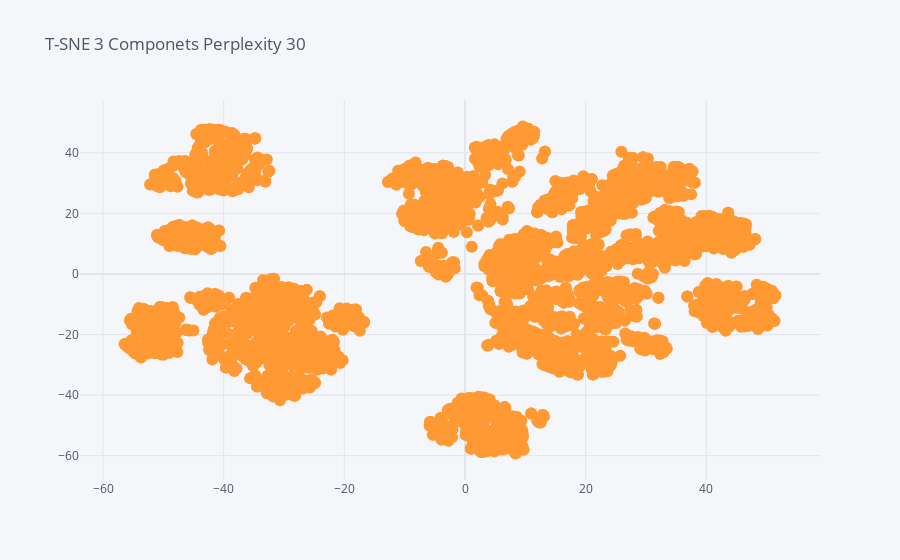

This figure's notebook cell:
### Code cell
Xt.iplot(x="d1", y="d2",kind="scatter", mode='markers', title=f"T-SNE 3 Componets Perplexity 30")

### Figure 1 — Plotly figure (JSON) as saved in the notebook; plotly's stock layout.template omitted (floating-point values rounded to 4 significant figures; data arrays with more than 128 entries replaced by an {"elided": "..."} marker saying what was removed)
{"data": [{"line": {"color": "rgba(255, 153, 51, 1.0)", "dash": "solid", "shape": "linear", "width": 1.3}, "marker": {"size": 12, "symbol": "circle"}, "mode": "markers", "name": "d2", "text": "", "type": "scatter", "x": {"elided": "4500 float values"}, "y": {"elided": "4500 float values"}}], "layout": {"legend": {"bgcolor": "#F5F6F9", "font": {"color": "#4D5663"}}, "paper_bgcolor": "#F5F6F9", "plot_bgcolor": "#F5F6F9", "title": {"font": {"color": "#4D5663"}, "text": "T-SNE 3 Componets Perplexity 30"}, "xaxis": {"gridcolor": "#E1E5ED", "showgrid": true, "tickfont": {"color": "#4D5663"}, "title": {"font": {"color": "#4D5663"}, "text": ""}, "zerolinecolor": "#E1E5ED"}, "yaxis": {"gridcolor": "#E1E5ED", "showgrid": true, "tickfont": {"color": "#4D5663"}, "title": {"font": {"color": "#4D5663"}, "text": ""}, "zerolinecolor": "#E1E5ED"}}}
